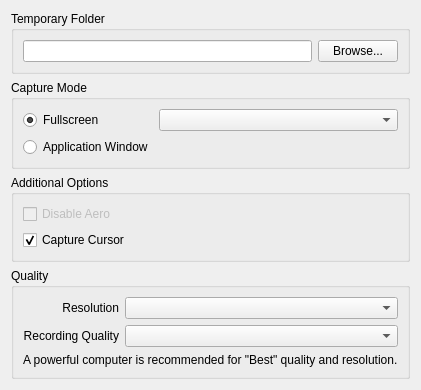
<?xml version="1.0" encoding="UTF-8"?>
<ui version="4.0">
 <class>RecordingSettings</class>
 <widget class="QWidget" name="RecordingSettings">
  <property name="geometry">
   <rect>
    <x>0</x>
    <y>0</y>
    <width>377</width>
    <height>373</height>
   </rect>
  </property>
  <layout class="QVBoxLayout" name="verticalLayout">
   <item>
    <widget class="QGroupBox" name="recordingFolderGroupBox">
     <property name="title">
      <string>Temporary Folder</string>
     </property>
     <property name="flat">
      <bool>true</bool>
     </property>
     <layout class="QHBoxLayout" name="horizontalLayout_6">
      <item>
       <widget class="QLineEdit" name="recordingFolderLineEdit">
        <property name="readOnly">
         <bool>true</bool>
        </property>
       </widget>
      </item>
      <item>
       <widget class="QPushButton" name="browseRecordingFolderButton">
        <property name="sizePolicy">
         <sizepolicy hsizetype="Fixed" vsizetype="Fixed">
          <horstretch>0</horstretch>
          <verstretch>0</verstretch>
         </sizepolicy>
        </property>
        <property name="text">
         <string>Browse...</string>
        </property>
       </widget>
      </item>
     </layout>
    </widget>
   </item>
   <item>
    <widget class="QGroupBox" name="captureModeGroupBox">
     <property name="title">
      <string>Capture Mode</string>
     </property>
     <property name="flat">
      <bool>true</bool>
     </property>
     <layout class="QGridLayout" name="gridLayout" columnstretch="0,1">
      <item row="0" column="0">
       <widget class="QRadioButton" name="fullscreenButton">
        <property name="toolTip">
         <string comment="Grabs video from entire screen"/>
        </property>
        <property name="statusTip">
         <string/>
        </property>
        <property name="text">
         <string>Fullscreen</string>
        </property>
        <property name="checked">
         <bool>true</bool>
        </property>
       </widget>
      </item>
      <item row="1" column="0">
       <widget class="QRadioButton" name="windowButton">
        <property name="toolTip">
         <string comment="Grabs Eve window"/>
        </property>
        <property name="text">
         <string>Application Window</string>
        </property>
       </widget>
      </item>
      <item row="0" column="1">
       <widget class="QComboBox" name="screenComboBox"/>
      </item>
     </layout>
    </widget>
   </item>
   <item>
    <widget class="QGroupBox" name="additionalGroupBox">
     <property name="title">
      <string>Additional Options</string>
     </property>
     <property name="flat">
      <bool>true</bool>
     </property>
     <layout class="QVBoxLayout" name="verticalLayout_3">
      <item>
       <widget class="QCheckBox" name="disableAeroCheckBox">
        <property name="enabled">
         <bool>false</bool>
        </property>
        <property name="text">
         <string>Disable Aero</string>
        </property>
       </widget>
      </item>
      <item>
       <widget class="QCheckBox" name="captureCursorCheckBox">
        <property name="text">
         <string>Capture Cursor</string>
        </property>
        <property name="checked">
         <bool>true</bool>
        </property>
       </widget>
      </item>
     </layout>
    </widget>
   </item>
   <item>
    <widget class="QGroupBox" name="qualityGroupBox">
     <property name="title">
      <string>Quality</string>
     </property>
     <property name="flat">
      <bool>true</bool>
     </property>
     <layout class="QFormLayout" name="formLayout_2">
      <property name="fieldGrowthPolicy">
       <enum>QFormLayout::AllNonFixedFieldsGrow</enum>
      </property>
      <property name="labelAlignment">
       <set>Qt::AlignRight|Qt::AlignTrailing|Qt::AlignVCenter</set>
      </property>
      <item row="0" column="0">
       <widget class="QLabel" name="resoulitionLabel">
        <property name="text">
         <string>Resolution</string>
        </property>
        <property name="alignment">
         <set>Qt::AlignRight|Qt::AlignTrailing|Qt::AlignVCenter</set>
        </property>
       </widget>
      </item>
      <item row="0" column="1">
       <widget class="QComboBox" name="resolutionComboBox"/>
      </item>
      <item row="1" column="0">
       <widget class="QLabel" name="qualityLabel">
        <property name="text">
         <string>Recording Quality</string>
        </property>
        <property name="alignment">
         <set>Qt::AlignRight|Qt::AlignTrailing|Qt::AlignVCenter</set>
        </property>
       </widget>
      </item>
      <item row="1" column="1">
       <widget class="QComboBox" name="qualityComboBox"/>
      </item>
      <item row="2" column="0" colspan="2">
       <widget class="QLabel" name="recordingWarningLabel">
        <property name="text">
         <string>A powerful computer is recommended for &quot;Best&quot; quality and resolution.</string>
        </property>
       </widget>
      </item>
     </layout>
    </widget>
   </item>
   <item>
    <spacer name="verticalSpacer">
     <property name="orientation">
      <enum>Qt::Vertical</enum>
     </property>
     <property name="sizeHint" stdset="0">
      <size>
       <width>20</width>
       <height>40</height>
      </size>
     </property>
    </spacer>
   </item>
  </layout>
 </widget>
 <resources/>
 <connections/>
</ui>
